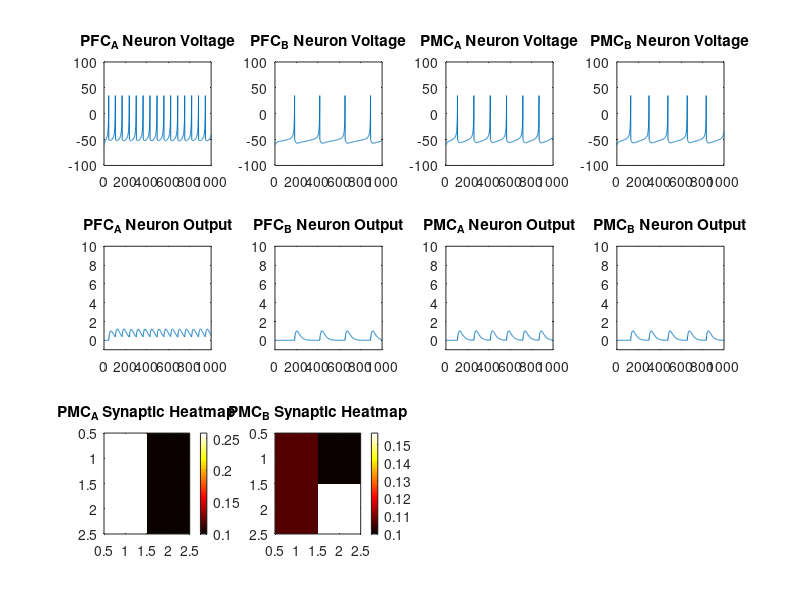

The MATLAB source for this figure:
% Model of Automaticity in Rule Based Learning

% Could have class to hold RSN constants (must be included in separate .m class file)

% classdef RSN
%     properties
%         C = 100;
%     end
% end


% This version of the RB_Automaticity model doesn't have the Radial Basis
% function (instead of a 100x100 visual grid it has a 2x2 grid)

clearvars;

%%%%%%%%%%%%%%%%%%%%%%%%%%%%%%%%%%%%%%%%%%%%%
%%%%%%%%%% VARIABLE INITIALIZATION %%%%%%%%%%
%%%%%%%%%%%%%%%%%%%%%%%%%%%%%%%%%%%%%%%%%%%%%



% Time period for one trial (in milliseconds)

n = 1000;
TAU = 1;

trials = 5;                         % number of trials in our automaticity experiment

tot_pfc_scale_factor = 1/5;          % scaling factor for visual input into PFC neurons


%{

% Total stimulus variable for PFCA and PFCB neurons

total_PFCA_stim = 0;
total_PFCB_stim = 0;

%}




% Quantity of Visual Stimulus

v_stim = 50;

vis_input_matrix = v_stim*ones(1,n);

% Initializing PMC Synaptic weight matrix (all start with value of 0.1)

PMCA_weights = 0.1*ones(2);
PMCB_weights = 0.1*ones(2);

% Multi-dimensional array (contains important matrices)

full_matrix = cat(3, PMCA_weights, PMCB_weights);    


%{

disp('row:')
disp(r1)
disp('column: ')
disp(r2)
disp('bar width value: ')                        
disp(full_matrix(r1,r2,1))
disp('frequency value: ')
disp(full_matrix(r1,r2,2))
disp('pFC weight')
disp(full_matrix(r1,r2,3))
disp('PMC weight')
disp(full_matrix(r1,r2,4))

%}


% PMC Scaling factor (I can use this to scale the PMC visual input value if it comes out way too high)

pmc_scaling_factor = 1;

% neuron constants (set for a cortical regular spiking neuron)


RSN_C=100; RSN_rv=-60; RSN_vt=-40; k_rsn=0.7;       %RS -- regular spiking
RSN_a=0.03; RSN_b=-2; RSN_c=-50; RSN_d=100;         %RS -- regular spiking
RSN_vpeak=35; RSN_E=60;                             %RS -- regular spiking

% input weights (between PFC and PMC neurons)

w_IpmcA = 1;
w_IpfcA = 2;
w_IpmcB = 1;
w_IpfcB = 2;

% lateral inhibition connections between PFC/PFC and PMC/PMC

w_pFC_LI = 1;
w_PMC_LI = 1;


% maximum possible weight for Hebbian Synapses

w_max = 100;                           

% Lambda Value

lambda = 20; 

% Hebbian Constants (determine the subtle attributes of learning at the Hebbian synapses);

heb_coef = 0.000000005;
anti_heb_const = 10;
nmda_const = 200;
ampa_const = 50;


%%%%%%%%%%%%%%%%%%%%%%%%%%%%%%%%%%%%%%%%%%
%%%%%%%%%% LOOP ON CALCULATIONS %%%%%%%%%%
%%%%%%%%%%%%%%%%%%%%%%%%%%%%%%%%%%%%%%%%%%

% Beginning of Learning Trials

trial_number = 0;

for j=1:trials
    
    trial_number = trial_number + 1;    % tracks number of current trial
    
    
    % variables tracking spiking rate in each neuron
        
    PMCA_Spikes = 0;
    PMCB_Spikes = 0;
    PFCA_Spikes = 0;
    PFCB_Spikes = 0;

    % variables keep track of positive voltage values for calculation of
    % integral (for Hebbian learning equation)

    pos_PFCAvolt_values = [0];
    pos_PFCBvolt_values = [0];
    pos_PMCAvolt_values = [0]; 
    pos_PMCBvolt_values = [0]; 

    % Neuron Voltage Matrices

    v_PFC_A = RSN_rv*ones(1,n) ;     u_PFC_A = zeros(1,n);
    v_PFC_B = RSN_rv*ones(1,n) ;     u_PFC_B = zeros(1,n);
    v_PMC_A = RSN_rv*ones(1,n) ;     u_PMC_A = zeros(1,n);
    v_PMC_B = RSN_rv*ones(1,n) ;     u_PMC_B = zeros(1,n);

    % Neuron Output Matrices

    I_PFC_A = zeros(1,n);
    I_PFC_B = zeros(1,n);
    I_PMC_A = zeros(1,n);
    I_PMC_B = zeros(1,n);


    r1 = randi([1 2],1,1);                         % this function generates new random integer between 1 and 100 everytime the function runs
    r2 = randi([1 2],1,1);                         % the effect is to pick a new random gabor for each trial 


    if (r2 == 1)
        pfcA_stim = 50;
        pfcB_stim = 0;
    end

    if (r2 == 2)
        pfcA_stim = 0;
        pfcB_stim = 50;
    end
        
        
    % Beginning of Individual Trial

    for i=1:n-1
        
       
        % Neuron Equations   
        % PFC A Neuron

        v_PFC_A(i+1)=(v_PFC_A(i) + TAU*(k_rsn*(v_PFC_A(i)-RSN_rv)*(v_PFC_A(i)-RSN_vt)-u_PFC_A(i)+ RSN_E + pfcA_stim + (w_IpmcA*I_PMC_A(i)) - w_pFC_LI*I_PFC_B(i))/RSN_C);   % no noise
        u_PFC_A(i+1)=u_PFC_A(i)+TAU*RSN_a*(RSN_b*(v_PFC_A(i)-RSN_rv)-u_PFC_A(i));
        if v_PFC_A(i+1)>=RSN_vpeak;
            v_PFC_A(i)= RSN_vpeak;
            v_PFC_A(i+1)= RSN_c;
            u_PFC_A(i+1)= u_PFC_A(i+1)+ RSN_d;
        end 
        
        if (v_PFC_A(i) >= RSN_vpeak)
            PFCA_Spikes = PFCA_Spikes + 1;
            for j=i:n
               t= j-i;
               I_PFC_A(j)= I_PFC_A(j)+((t/lambda)*exp((lambda-t)/lambda));   
            end
        end
        
        % PFC B Neuron

        v_PFC_B(i+1)=(v_PFC_B(i) + TAU*(k_rsn*(v_PFC_B(i)-RSN_rv)*(v_PFC_B(i)-RSN_vt)-u_PFC_B(i)+ RSN_E + pfcB_stim + (w_IpmcB*I_PMC_B(i)) - w_pFC_LI*I_PFC_A(i))/RSN_C);   % no noise
        u_PFC_B(i+1)=u_PFC_B(i)+TAU*RSN_a*(RSN_b*(v_PFC_B(i)-RSN_rv)-u_PFC_B(i));
        if v_PFC_B(i+1)>=RSN_vpeak;
            v_PFC_B(i)= RSN_vpeak;
            v_PFC_B(i+1)= RSN_c;
            u_PFC_B(i+1)= u_PFC_B(i+1)+ RSN_d;
        end 
        
        if (v_PFC_B(i) >= RSN_vpeak)
            PFCB_Spikes = PFCB_Spikes + 1;
            for j=i:n
               t= j-i;
               I_PFC_B(j)= I_PFC_B(j)+((t/lambda)*exp((lambda-t)/lambda));   
            end
        end
        
        
        %PMC_A Neuron
        
        v_PMC_A(i+1)=(v_PMC_A(i) + TAU*(k_rsn*(v_PMC_A(i)-RSN_rv)*(v_PMC_A(i)-RSN_vt)-u_PMC_A(i)+ RSN_E + (v_stim*full_matrix(r1,r2,1)) + (w_IpfcA*I_PFC_A(i)) - w_PMC_LI*I_PMC_B(i) )/RSN_C);   % no noise
        u_PMC_A(i+1)=u_PMC_A(i)+TAU*RSN_a*(RSN_b*(v_PMC_A(i)-RSN_rv)-u_PMC_A(i));
        if v_PMC_A(i+1)>=RSN_vpeak;
            v_PMC_A(i)= RSN_vpeak;
            v_PMC_A(i+1)= RSN_c;
            u_PMC_A(i+1)= u_PMC_A(i+1)+ RSN_d;
        end 
        
        if (v_PMC_A(i) >= RSN_vpeak)
            PMCA_Spikes = PMCA_Spikes + 1;
            for j=i:n
               t= j-i;
               I_PMC_A(j)= I_PMC_A(j)+((t/lambda)*exp((lambda-t)/lambda));   
            end
        end
        
        
        
        %PMC_B Neuron
        
        v_PMC_B(i+1)=(v_PMC_B(i) + TAU*(k_rsn*(v_PMC_B(i)-RSN_rv)*(v_PMC_B(i)-RSN_vt)-u_PMC_B(i)+ RSN_E + (v_stim*full_matrix(r1,r2,2)) + (w_IpfcB*I_PFC_B(i)) - w_PMC_LI*I_PMC_A(i) )/RSN_C);   % no noise
        u_PMC_B(i+1)=u_PMC_B(i)+TAU*RSN_a*(RSN_b*(v_PMC_B(i)-RSN_rv)-u_PMC_B(i));
        if v_PMC_B(i+1)>=RSN_vpeak;
            v_PMC_B(i)= RSN_vpeak;
            v_PMC_B(i+1)= RSN_c;
            u_PMC_B(i+1)= u_PMC_B(i+1)+ RSN_d;
        end 
        
        if (v_PMC_B(i) >= RSN_vpeak)
            PMCB_Spikes = PMCB_Spikes + 1;
            for j=i:n
               t= j-i;
               I_PMC_B(j)= I_PMC_B(j)+((t/lambda)*exp((lambda-t)/lambda));   
            end
        end
        
        
        % this code creates a positive number matrix for the PMC voltages
        % only the positive values are retained and all other values 
        % are converted to zero (for computation of integral)
        
        if (v_PMC_A(i) > 0)
            pos_PMCAvolt_values = [pos_PMCAvolt_values;v_PMC_A(i)];
        else
            pos_PMCAvolt_values = [pos_PMCAvolt_values;0];
        end
        
        if (v_PMC_B(i) > 0)
            pos_PMCBvolt_values = [pos_PMCBvolt_values;v_PMC_B(i)];
        else
            pos_PMCBvolt_values = [pos_PMCBvolt_values;0];
        end
        
    end





    % Calculation of Hebbian Weight for PMC_A



    % visual input to PMCA neuron (presynaptic)

    PMCA_vis_stim = full_matrix(r1,r2,1)*vis_input_matrix;                           % visual input to PMCA neuron (presynaptic)

    integral_visinputA   = trapz(PMCA_vis_stim);                                     

    integral_PMCAvoltage = trapz(pos_PMCAvolt_values);                               % activation of PMCA neuron   (post-synaptic)

    g_t_1_A = (integral_PMCAvoltage)-(nmda_const);
    g_t_2_A = [nmda_const - (integral_PMCAvoltage) - ampa_const];


    % Ensures g(t)-1 and g(2)-2 are never less than zero

    if (g_t_1_A <= 0)
        g_t_1_A = 0;
    end

    if (g_t_2_A <= 0)
        g_t_2_A = 0;
    end

    % Equation determining weights at Visual-PMCA Synapses
          
            
    full_matrix(r1,r2,1) = full_matrix(r1,r2,1) + [[(heb_coef)*(integral_visinputA)*[g_t_1_A]*(w_max - full_matrix(r1,r2,1))] - [(anti_heb_const)*(integral_visinputA)*[g_t_2_A]*full_matrix(r1,r2,1)]];

    if (full_matrix(r1,r2,1) < 0)
        full_matrix(r1,r2,1) = 0;
    end

    if (full_matrix(r1,r2,1) > 100)
        full_matrix(r1,r2,1) = 100;
    end



    % Calculation of Hebbian Weight for PMC_B

    PMCB_vis_stim = full_matrix(r1,r2,2)*vis_input_matrix;                             % presynaptic

    integral_visinputB   = trapz(PMCB_vis_stim);                                

    integral_PMCBvoltage = trapz(pos_PMCBvolt_values);                                 % post-synaptic

    g_t_1_B = (integral_PMCBvoltage)-(nmda_const);
    g_t_2_B = [nmda_const - (integral_PMCBvoltage) - ampa_const];


    % Ensures g(t)-1 and g(2)-2 are never less than zero

    if (g_t_1_B <= 0)
        g_t_1_B = 0;
    end

    if (g_t_2_B <= 0)
        g_t_2_B = 0;
    end

    % Equation determining weights at Visual-PMCB Synapses


    full_matrix(r1,r2,2) = full_matrix(r1,r2,2) + [[(heb_coef)*(integral_visinputB)*[g_t_1_B]*(w_max - full_matrix(r1,r2,2))] - [(anti_heb_const)*(integral_visinputB)*[g_t_2_B]*full_matrix(r1,r2,2)]];

    if (full_matrix(r1,r2,2) < 0)
        full_matrix(r1,r2,2) = 0;
    end

    if (full_matrix(r1,r2,2) > 100)
        full_matrix(r1,r2,2) = 100;
    end


    % Appends new Hebbian Weight value to heb_weight Matrix
    % this allows me to plot the Hebbian Values at the End

    % one weight value per trial


    disp('Trial #')
    disp(trial_number)
    disp('r1')
    disp(r1)
    disp('r2')
    disp(r2)
    disp('v_stim')
    disp(v_stim)
    disp('full_matrix(r1,r2,1)')
    disp(full_matrix(:,:,1))
    disp('full_matrix(r1,r2,2)')
    disp(full_matrix(:,:,2))
    %disp('PMCA_vis_stim')
    %disp(PMCA_vis_stim)
    %disp('PMCA_vis_stim')
    %disp(PMCB_vis_stim)

end

%%%%%%%%%%%%%%%%%%%%%%%%%%%%%%%%%%%%%
%%%%%%%%%% DISPLAY RESULTS %%%%%%%%%%
%%%%%%%%%%%%%%%%%%%%%%%%%%%%%%%%%%%%%

% Plots of Final Voltages, Outputs, and Change of Hebbian Synapse over time

% creating gif of synaptic weight heatmap

%{

n = 1:0.5:5;
nImages = trials;

figure;
for idx = 1:trials
    y = x.^n(idx);
    plot(x,y,'LineWidth',3)
    title(['y = x^n,  n = ' num2str( n(idx)) ])
    drawnow
    frame = getframe(1);
    im{idx} = frame2im(frame);
end
close;

figure;
for idx = 1:nImages
    subplot(3,3,idx)
    imshow(im{idx});
end

%}


% this code generates the spiking diagrams and the heatmaps

rows = 3;
columns = 4;

subplot(rows,columns,1);
plot(TAU*(1:n),v_PFC_A);
axis([0 n -100 100]);
title('PFC_A Neuron Voltage');

subplot(rows,columns,2);
plot(TAU*(1:n),v_PFC_B);
axis([0 n -100 100]);
title('PFC_B Neuron Voltage');

subplot(rows,columns,3);
plot(TAU*(1:n),v_PMC_A);
axis([0 n -100 100]);
title('PMC_A Neuron Voltage');

subplot(rows,columns,4);
plot(TAU*(1:n),v_PMC_B);
axis([0 n -100 100]);
title('PMC_B Neuron Voltage');

subplot(rows,columns,5);
plot(TAU*(1:n),I_PFC_A);
axis([0 n -1 10]);
title('PFC_A Neuron Output');    % I_PMC_B

subplot(rows,columns,6);
plot(TAU*(1:n),I_PFC_B);
axis([0 n -1 10]);
title('PFC_B Neuron Output');

subplot(rows,columns,7);
plot(TAU*(1:n),I_PMC_A);
axis([0 n -1 10]);
title('PMC_A Neuron Output');

subplot(rows,columns,8);
plot(TAU*(1:n),I_PMC_B);
axis([0 n -1 10]);
title('PMC_B Neuron Output');

subplot(rows,columns,9);
data1 = full_matrix(:,:,1);
colormap('hot');   % set colormap
imagesc(data1);    % draw image and scale colormap to values range
colorbar;          % show color scale
title('PMC_A Synaptic Heatmap');

subplot(rows,columns,10);
data2 = full_matrix(:,:,2);
colormap('hot');   % set colormap
imagesc(data2);    % draw image and scale colormap to values range
colorbar;          % show color scale
title('PMC_B Synaptic Heatmap');

% subplot(rows,columns,11);
% data3 = PMCA_weights_with_time(:,:,1);
% colormap('hot');
% imagesc(data3);
% colorbar;
% title('PMC_A Synaptic Heatmap with Slider');
% slider = uicontrol('Style', 'slider', ...
%     'Min', 1, 'Max', trials, ...
%     'Value', 1, ...
%     'Position', [1000 50 400 20]);
% set(slider, 'Callback', 'trial_number=nearest(get(slider,''value''));data3 = PMCA_weights_with_time(:,:,trial_number);colormap(''hot'');imagesc(data3);colorbar;')

% report important statistics

%{

disp('r1')
disp(r1)
disp('r2')
disp(r2)

disp('Synaptic Strength PMC_A')
disp(full_matrix(r1,r2,2))
disp('Synaptic Strength PMC_B')
disp(full_matrix(r1,r2,3))
disp('PMC_A Spikes')
disp(PMCA_Spikes)
disp('PMC_B Spikes')
disp(PMCB_Spikes)
disp('PFC_A Spikes')
disp(PFCA_Spikes)
disp('PFC_B Spikes')
disp(PFCB_Spikes)

%}